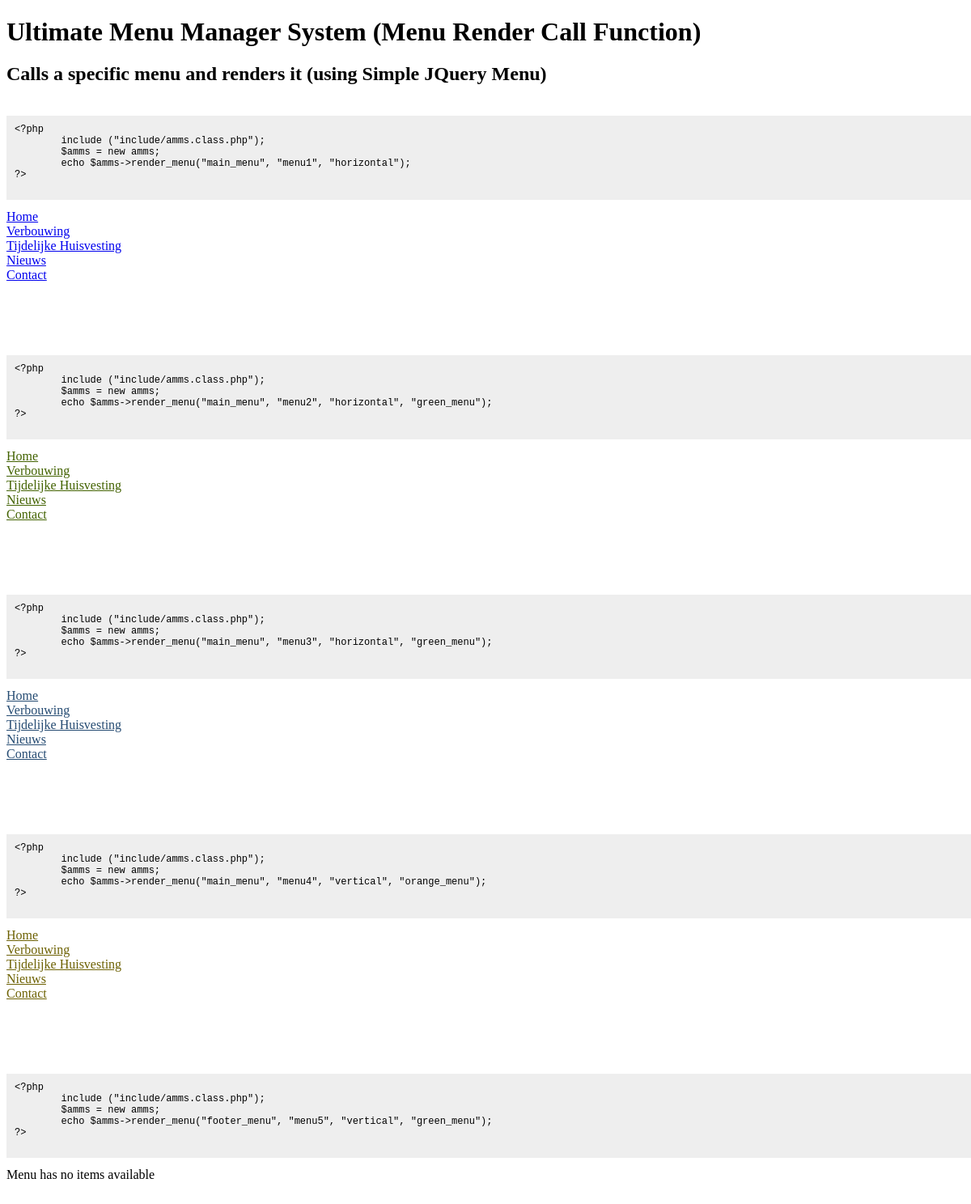
Page /menu_usage.php on the committed database.
### tables this page shows
CREATE TABLE IF NOT EXISTS `menu_items` (
  `id` int(11) NOT NULL AUTO_INCREMENT,
  `menu_id` int(3) NOT NULL,
  `lft` int(3) NOT NULL,
  `rgt` int(3) NOT NULL,
  `title` varchar(255) NOT NULL,
  `title_safe` varchar(255) NOT NULL,
  `class_name` varchar(255) NOT NULL,
  `type` varchar(12) NOT NULL,
  `content` varchar(255) NOT NULL,
  PRIMARY KEY (`id`)
);

### include/example_db.class.php (called while the page is built, shortened)
<?php
class DBWrapper {
	private $server;
    private $user;
    private $passwd;
	private $connection;
    public function __construct() {
        $this->server 	= "localhost";
	    $this->user 	= "root";
        $this->passwd 	= "root";
	    $this->dbname 	= "vallei_auto";
	}
    private function connect() {
		$this->connection = mysql_connect ($this->server, $this->user, $this->passwd);
    }
    public function query($query)  {
		$this->rs = @mysql_query($query, $this->connection);
        if (!$this->rs) {
			return "";
        } else {
			return ($this->rs);
        }
    }
	public function num_rows($rs = "") {
		return (@mysql_num_rows($rs));
	}
}
?>

### include/amms.class.php (the view, shortened to what this page needs)
<?php
class amms {
	private $tbl_menus;
	private $tbl_menu_items;
	private $database;
	public function __construct() {
		include ("example_db.class.php");
		$this->database 		= new DBWrapper();
		$this->tbl_menus 		= "menus";
		$this->tbl_menu_items 	= "menu_items";
	}
	public function get_menuDetails($safe_name) {
		$result = $this->database->query("SELECT * FROM ".$this->tbl_menus." WHERE safe_name = '$safe_name'");
		while ($row = mysql_fetch_assoc($result)) {
			$menu_id 	= $row["id"];
			$menu_name 	= $row["menu_name"];
		}
		$details["menu_id"] 	= $menu_id;
		$details["menu_name"] 	= $menu_name;
		$details["safe_name"] 	= $safe_name;
		return $details;
	}
	public function get_menuItems($menu_id) {
		$result = $this->database->query("SELECT * FROM ".$this->tbl_menu_items." WHERE menu_id = '$menu_id'");
		if ($this->database->num_rows($result)) {
			$result = $this->database->query("SELECT node.title, node.type, node.class_name, node.content, node.id AS id, node.lft AS lft, node.rgt AS rgt, (COUNT(parent.title) - 1) AS depth FROM ".$this->tbl_menu_items." AS node CROSS JOIN ".$this->tbl_menu_items." AS parent WHERE node.menu_id = '$menu_id' AND parent.menu_id = '$menu_id' AND node.lft BETWEEN parent.lft AND parent.rgt GROUP BY node.id ORDER BY node.lft");
			$tree = array();
			while ($row = mysql_fetch_assoc($result)) {
				$tree[] = $row;
			}
		} else {
			$tree = false;
		}
		return $tree;
	}
	function get_countDepth($menu_id, $depth) {
		$result = $this->database->query("SELECT node.title, node.type, node.class_name, node.content, node.id AS id, node.lft AS lft, node.rgt AS rgt, (COUNT(parent.title) - 1) AS depth FROM ".$this->tbl_menu_items." AS node CROSS JOIN ".$this->tbl_menu_items." AS parent WHERE node.menu_id = '$menu_id' AND parent.menu_id = '$menu_id' AND node.lft BETWEEN parent.lft AND parent.rgt GROUP BY node.id ORDER BY node.lft");
		$x = 0;
		return $x;
	}
	public function render_menu($safe_name, $ol_id, $orientation = "horizontal", $class = "") {
		$menuDetails = $this->get_menuDetails($safe_name);
		$tree = $this->get_menuItems($menuDetails["menu_id"]);
		if ($tree == false ) {
			$result = "Menu has no items available";
		} else {
			$result 		= '<ul id="'. $ol_id.'" class="'.$class.'">';
			$total			= count($tree) - 1;
			$x				= -1;
			$depth1			= $this->get_countDepth($menuDetails["menu_id"], 1);
			while (!empty($tree)) {
				$x++;
				$currNode = array_shift($tree);
				if (($x == $total)) {
					$lastClass = "last";
				} else {
					$lastClass = "";
				}
				if ($currNode['type'] == "url") {
					$url = $this->get_menuItem_URL($currNode['id']);
				} else if ($currNode['type'] == "component") {
					$url = $this->get_menuItem_COMP($currNode['id']);
				} else if ($currNode['type'] == "content") {
					$url = $this->get_menuItem_CONT($currNode['id']);
				} else {
					$url = "#";
				}
				if ($x == $total) {
					$result 	.= '<li class="'.$lastClass.'"><a href="'.$url.'">'.$currNode['title'].'</a></li>';
				} else {
					$result 	.= '<li class="'.$lastClass.'"><a href="'.$url.'">'.$currNode['title'].'</a></li>';
				}
				$currDepth 	= $currNode['depth'];
				if (empty($tree)) {
					$result .= str_repeat('</ol></li>', $currDepth);
				}
			}
			$result .= "</ul>";
			$result .= "<script type='text/javascript'>
							$('ul#".$ol_id."').simpleMenu();
						</script>";
		}
		$output = $result;
		return $output;
	}
	function get_menuItem_URL($id) {
		$result = $this->database->query("SELECT content FROM ".$this->tbl_menu_items." WHERE id = $id");
		while ($row = mysql_fetch_assoc($result)) {
			$return = $row["content"];
		}
		return $return;
	}
}
?>

### assets/css/simple_menu.css (style rules this page uses)
p, ol, ul, pre, form { margin-top: 0; }
ol, ul { margin: 0; padding: 0; }
.green_menu li a { color: #426200; }
.green_menu li a { display: block; }
.blue_menu li a { color: #254B72; }
.orange_menu li a { color: #6D6103; }

### rows in the picture
menu_items: title "Home"
menu_items: title "Verbouwing"
menu_items: title "Tijdelijke Huisvesting"
menu_items: title "Nieuws"
menu_items: title "Contact"

### other values in the picture
$amms->render_menu("footer_menu", "menu5", "vertical", "green_menu") "Menu has no items available"
